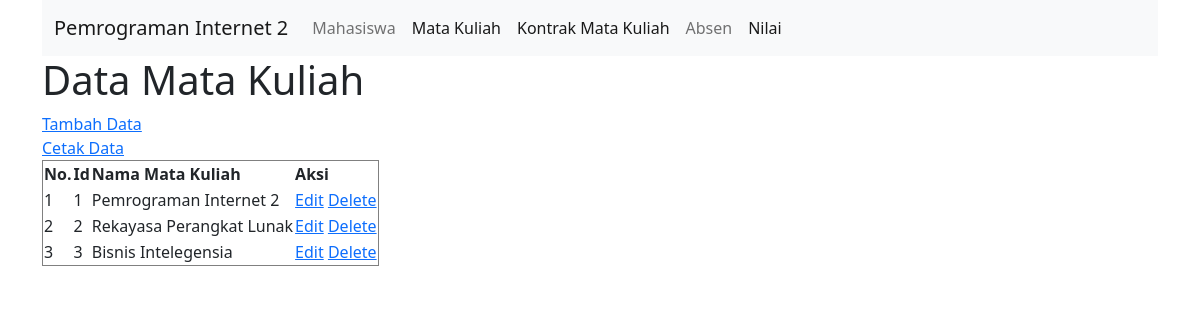
The app's page /matakuliah.php with its own data.
### tables this page shows
CREATE TABLE `matakuliah` (
  `id` int(11) NOT NULL,
  `nama_mk` varchar(50) NOT NULL
);

### connection.php (called while the page is built)
<?php
class Connection
{
    public function get_connection()
    {
        $host = "localhost";
        $database = "mahasiswa";
        $username = "root";
        $password = "";
        $connect = new mysqli($host, $username, $password, $database);
        return $connect;
    }
}
?>

### model.php (called while the page is built, shortened)
<?php
include 'connection.php';
class Model extends Connection
{
    public function __construct()
    {
        $this->conn = $this->get_connection();
    }
    public function tampil_data_mk()
    {
        $sql = "SELECT * FROM matakuliah";
        $bind = $this->conn->query($sql);
        while ($obj = $bind->fetch_object()) {
            $baris[] = $obj;
        }
        if (!empty($baris)) {
            return $baris;
        }
    }
}

### matakuliah.php (the view, shortened to what this page needs)
<?php
include 'model.php';
$model = new Model();
$index = 1;
?>
<!doctype html>
<html lang="en">
<div class="container">
<nav class="navbar navbar-expand-lg navbar-light bg-light">
  <div class="container-fluid">
    <a class="navbar-brand" href="#">Pemrograman Internet 2</a>
    <div class="collapse navbar-collapse" id="navbarNav">
      <ul class="navbar-nav">
       <li class="nav-item">
          <a class="nav-link" aria-current="page" href="mahasiswa.php">Mahasiswa</a>
        </li>
        <li class="nav-item">
          <a class="nav-link active" href="matakuliah.php">Mata Kuliah</a>
        </li>
        <li class="nav-item">
          <a class="nav-link active" href="kontrak_mk.php">Kontrak Mata Kuliah</a>
        </li>
        <li class="nav-item">
          <a class="nav-link" href="absen.php">Absen</a>
        </li>
        <li class="nav-item">
          <a class="nav-link active" href="index.php">Nilai</a>
        </li>
      </ul>
    </div>
  </div>
</nav>
<head>
    <link href="https://cdn.jsdelivr.net/npm/bootstrap@5.0.0-beta3/dist/css/bootstrap.min.css" rel="stylesheet">
</head>
<body>
        <h1>Data Mata Kuliah</h1>
        <a href="create_mk.php">Tambah Data</a>
        <br>
        <a href="print_mk.php" target="_blank">Cetak Data</a>
        <br>
        <table border="1">
            <thead>
                <tr>
                    <th>No.</th>
                    <th>Id</th>
                    <th>Nama Mata Kuliah</th>
                    <th>Aksi</th>
                </tr>
            </thead>
            <tbody>
                <?php
                $result = $model->tampil_data_mk();
                if (!empty($result)) {
                    foreach ($result as $data) : ?>
                        <tr>
                            <td><?= $index++ ?></td>
                            <td><?= $data->id ?></td>
                            <td><?= $data->nama_mk ?></td>
                            <td>
                                <a name="edit" id="edit" href="edit_mk.php?id=<?= $data->id ?>">Edit</a>
                                <a name="hapus" id="hapus" href="process.php?id=<?= $data->id ?>">Delete</a>
                            </td>
                        </tr>
                    <?php endforeach;
                } else { ?>
                <tr>
                    <td colspan="9">Belum ada data pada tabel mata kuliah.</td>
                </tr>
                <?php } ?>
            </tbody>
        </table>
    </div>
</body>
</html>

### records on screen
matakuliah: id "1", nama_mk "Pemrograman Internet 2"
matakuliah: id "2", nama_mk "Rekayasa Perangkat Lunak"
matakuliah: id "3", nama_mk "Bisnis Intelegensia"
